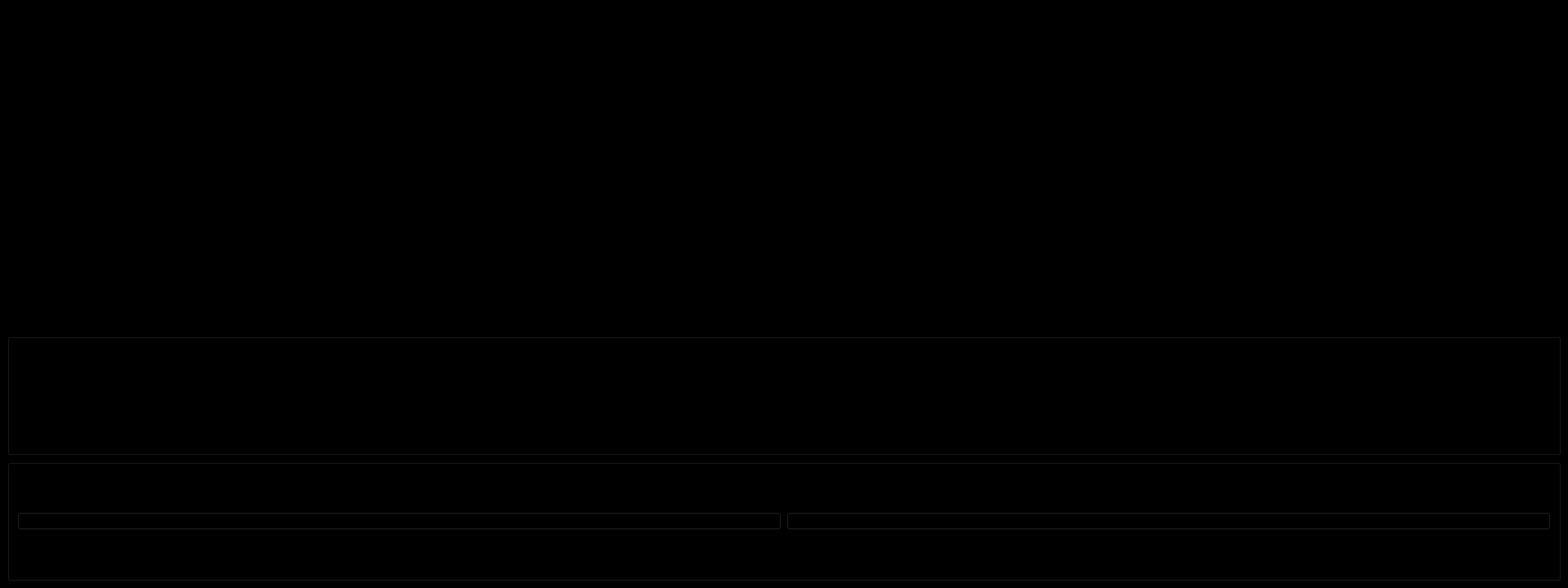
<?xml version="1.0" encoding="UTF-8"?>
<ui version="4.0">
    <class>MainWindow</class>
    <widget class="QMainWindow" name="MainWindow">
        <property name="geometry">
            <rect>
                <x>0</x>
                <y>0</y>
                <width>1920</width>
                <height>720</height>
            </rect>
        </property>
        <property name="windowTitle">
            <string>Alvi - Das freundliche, Passauer KI Model</string>
        </property>
        <widget class="QWidget" name="centralwidget">
            <property name="styleSheet">
                <string notr="true">background-color: rgb(0, 0, 0);</string>
            </property>
            
            <layout class="QGridLayout" name="gridLayout_5">
                <item row="0" column="0">
                    <layout class="QGridLayout" name="gridLayout_4">
                        <item row="1" column="1">
                            <spacer name="horizontalSpacer">
                                <property name="orientation">
                                    <enum>Qt::Horizontal</enum>
                                </property>
                                <property name="sizeHint" stdset="0">
                                    <size>
                                    <!-- The area at the top between windows bar and plotting figure -->
                                        <width>778</width>
                                        <height>0</height>
                                    </size>
                                </property>
                            </spacer>
                        </item>
                        <item row="2" column="1">
                            <widget class="QWidget" name="widget" native="true">
                                <property name="minimumSize">
                                    <size>
                                        <width>320</width>
                                        <height>240</height>
                                    </size>
                                </property>
                                <property name="mouseTracking">
                                    <bool>true</bool>
                                </property>
                                <property name="styleSheet">
                                    <string notr="true">background-color: rgb(0, 0, 0);</string>
                                </property>
                            </widget>
                        </item>
                        
                        <!-- Bot Status -->
                        <item row="3" column="1">
                            <widget class="QGroupBox" name="groupBox" native="true">
                                <property name="styleSheet">
                                    <string notr="true">background-color: rgb(0, 0, 0);</string>
                                </property>
                                <layout class="QVBoxLayout" name="verticalLayout">
                                    <item>
                                        <layout class="QGridLayout" name="gridLayout">
                                            <property name="alignment">
                                                <set>Qt::AlignCenter</set>
                                            </property>
                                            <item row="2" column="0">
                                                <widget class="QLabel" name="label_6">
                                                    <property name="text">
                                                        <string>Ich schlafe  ...</string>
                                                    </property>
                                                </widget>
                                            </item>
                                        </layout>
                                    </item>
                                </layout>
                            </widget>
                        </item>

                        <item row="4" column="1">
                            <widget class="QGroupBox" name="groupBox">

                                <!-- <layout class="QGridLayout" name="gridLayout_3"> -->
                                    <!-- <item row="0" column="1"> -->
                                        <layout class="QVBoxLayout" name="verticalLayout">
<!-- 
                                            <item>
                                                <layout class="QGridLayout" name="gridLayout">
                                                    <property name="alignment">
                                                        <set>Qt::AlignCenter</set>
                                                    </property>
                                                    <item row="2" column="0">
                                                        <widget class="QLabel" name="label_6">
                                                            <property name="text">
                                                                <string>Ich schlafe  ...</string>
                                                            </property>
                                                        </widget>
                                                    </item>
                                                </layout>
                                            </item> -->
                                            
                                            <item>
                                                <layout class="QVBoxLayout" name="buttonsLayout">
                                                    <item>
                                                        <layout class="QGridLayout" name="gridLayout_6">
                                                            <item row="0" column="0">
                                                                <widget class="QPushButton" name="startButton">
                                                                    <property name="text">
                                                                        <string>Starte Gespräch</string>
                                                                    </property>
                                                                </widget>
                                                            </item>
                                                            <item row="0" column="1">
                                                                <widget class="QPushButton" name="resetButton">
                                                                    <property name="text">
                                                                        <string>Beende Gespräch</string>
                                                                    </property>
                                                                </widget>
                                                            </item>
                                                        </layout>
                                                    </item>
                                                </layout>
                                            </item>

                                        </layout>
                                    <!-- </item> -->
                                <!-- </layout> -->
                            </widget>
                        </item>
                        <!-- <item row="2" column="0">
                            <spacer name="verticalSpacer">
                                <property name="orientation">
                                    <enum>Qt::Vertical</enum>
                                </property>
                                <property name="sizeHint" stdset="0">
                                    <size>
                                        <width>0</width>
                                        <height>40</height>
                                    </size>
                                </property>
                            </spacer>
                        </item> -->
                        <item row="0" column="1">
                            <widget class="QLabel" name="label">
                                <property name="text">
                                    <string/>
                                </property>
                                <property name="pixmap">
                                    <pixmap>Snapshot 2022-Jan-15 at 11.55.30 AM.png</pixmap>
                                </property>
                                <property name="scaledContents">
                                    <bool>false</bool>
                                </property>
                                <property name="alignment">
                                    <set>Qt::AlignCenter</set>
                                </property>
                                <property name="margin">
                                    <number>4</number>
                                </property>
                                <property name="indent">
                                    <number>3</number>
                                </property>
                            </widget>
                        </item>
                    </layout>
                </item>
            </layout>
        </widget>
        <!-- <widget class="QStatusBar" name="statusbar"/> -->
        </widget>
        <resources/>
        <connections/>
</ui>
